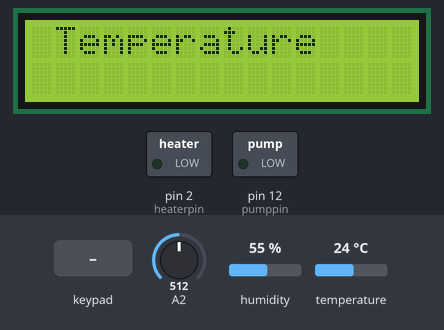
A sketch run on a simulated Arduino Uno, built with avr-gcc and run on an emulated ATmega328P. Shown: 16×2 character LCD, switched loads named in the sketch (green lamp = pin HIGH). The test bench sets the inputs (shaded band); at power-on: A2 = 512, humidity 55 %, temperature 24 °C.

Above: at 0.9 s.
1.0 s: keypad keys 9 8 7 6 pressed 0.4 s apart
At 2.6 s:
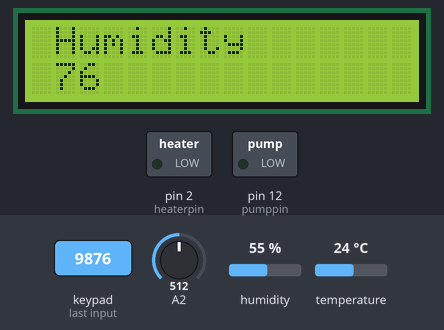
At 3.9 s:
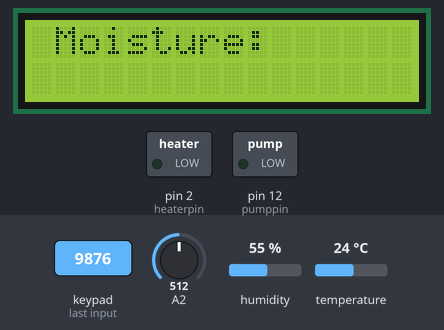
4.2 s: keypad keys 9 8 7 6 # pressed 0.4 s apart
At 7.1 s:
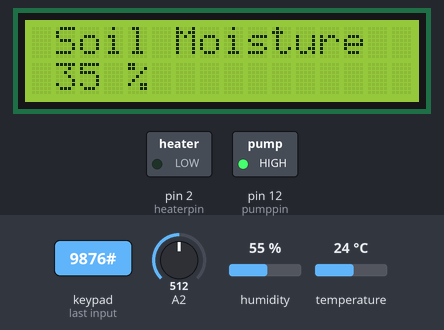
Timing chart, 0 to 10.2 s (numbered marks = the images above; inputs shaded):
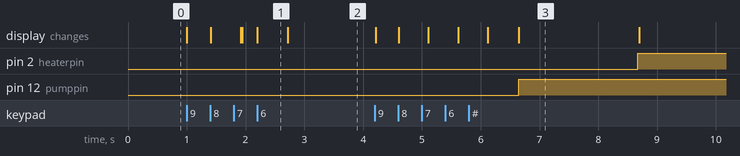

Measured:
- after the input at 1.0 s, the display: first changes at once (image 1 shows a later state)
- after the input at 4.2 s, pin 2 (heaterpin): LOW → HIGH after 4.5 s; pin 12 (pumppin): LOW → HIGH after 2.4 s; the display: first changes at once (image 3 shows a later state)
- what the display in image 1 shows lasts 0.5 s, from 2.2 s to 2.7 s

The sketch:

SMART_NURSERY.ino
```cpp
#define pumppin 12
#define heaterpin 2
#include <LiquidCrystal_I2C.h>
LiquidCrystal_I2C lcd(0x27, 16, 2);
#include <dht.h>

const int AirValue = 600;
const int WaterValue = 350;
int soilMoistureValue = 0;
int soilmoisturepercent=0;
char keypressed;
int i1,i2,i3,i4,i5,i6,moist,humid,temp;
char c1,c2,c3,c4,c5,c6;
int pos =1;
#define outPin 11
dht DHT;
#include <Keypad.h>

const int ROW_NUM = 4;
const int COLUMN_NUM = 3;

char keys[ROW_NUM][COLUMN_NUM] = {
  {'1', '2', '3'},
  {'4', '5', '6'},
  {'7', '8', '9'},
  {'*', '0', '#'}
};

byte pin_rows[ROW_NUM] = {9, 8, 7, 6};
byte pin_column[COLUMN_NUM] = {5, 4, 3};

Keypad myKeypad = Keypad( makeKeymap(keys), pin_rows, pin_column, ROW_NUM, COLUMN_NUM );
void setup() {
  pinMode(heaterpin,OUTPUT);
  pinMode(pumppin, OUTPUT);
  lcd.begin(16,2);
  lcd.init();
  lcd.backlight();
  newsettings();
}

void loop() {
  while(keypressed == NO_KEY){
  keypressed = myKeypad.getKey();
  lcd.clear();
  soil();
  dhtsensor();
  delay(100);

}
if (keypressed == '*') {
  newsettings();
  }
}

void soil(){
soilMoistureValue = analogRead(A2);
Serial.println(soilMoistureValue);
soilmoisturepercent = map(soilMoistureValue, AirValue, WaterValue, 0, 100);
if(soilmoisturepercent >= 100)
{
  Serial.println("100 %");
  lcd.setCursor(1, 0);
  lcd.print("Soil Moisture");
  lcd.setCursor(1, 1);
  lcd.print("100 %");
  delay(2000);
  lcd.clear();
}
else if(soilmoisturepercent <=0)
{
  Serial.println("0 %");
  lcd.setCursor(1, 0);
  lcd.print("Soil Moisture");
  lcd.setCursor(1, 1);
  lcd.print("0 %");
  delay(2000);
  lcd.clear();
}
else if(soilmoisturepercent >0 && soilmoisturepercent < 100)
{
  Serial.print(soilmoisturepercent);
  Serial.println("%");
  lcd.setCursor(1, 0);
  lcd.print("Soil Moisture");
  lcd.setCursor(1, 1);
  lcd.print(soilmoisturepercent);
  lcd.print(" %");
  if (soilmoisturepercent < moist){
    digitalWrite(pumppin,1);

  }
  else{
    digitalWrite(pumppin,0);
  }
  delay(2000);
  lcd.clear();
}
}
void dhtsensor(){
  int readData = DHT.read11(outPin);

  int t = DHT.temperature;
  int h = DHT.humidity;
  if (t < temp){
    digitalWrite(heaterpin,1);
  }
  else{
    digitalWrite(heaterpin,0);
  }
  lcd.setCursor(1,0);
  lcd.print("Temp.: ");
  lcd.print(t);
  lcd.print((char)223); //shows degrees character
  lcd.print("C");

  lcd.setCursor(1,1);
  lcd.print("Humi.: ");
  lcd.print(h);
  lcd.print("%");

  delay(2000);
  lcd.clear();
}

void pump(){
  digitalWrite(pump,1);
  delay(1000);
  digitalWrite(pump,0);
}
void heater(){
  digitalWrite(heater,1);
  delay(1000);
  digitalWrite(heater,0);
}

void newsettings(){

  lcd.setCursor(1,0);
  lcd.print("Temperature");
             char keypressed2 = myKeypad.waitForKey();
                    if (keypressed2 != NO_KEY && keypressed2 !='*' && keypressed2 !='#' )
                      {
                       c1 = keypressed2;
                       lcd.setCursor(1, 1);
                       lcd.print(c1);
                       }
                 char      keypressed3 = myKeypad.waitForKey();
                    if (keypressed3 != NO_KEY && keypressed3 !='*' && keypressed3 !='#' )
                      {
                       c2 = keypressed3;
                       lcd.setCursor(2, 1);
                       lcd.print(c2);
                       }
                  i1=(c1-48)*10;
                  i2=c2-48;
                  temp = i1 +i2;
                  delay(500);
                  lcd.clear();
                  lcd.setCursor(1,0);
             lcd.print("Humidity");
             char keypressed4 = myKeypad.waitForKey();
                    if (keypressed4 != NO_KEY && keypressed4 !='*' && keypressed4 !='#' )
                      {
                       c3 = keypressed4;
                       lcd.setCursor(1, 1);
                       lcd.print(c3);
                       }
                 char      keypressed5 = myKeypad.waitForKey();
                    if (keypressed5 != NO_KEY && keypressed5 !='*' && keypressed5 !='#'  )
                      {
                       c4 = keypressed5;
                       lcd.setCursor(2, 1);
                       lcd.print(c4);
                       }
                  i3=(c3-48)*10;
                  i4=c4-48;
                  humid = i3 +i4;

                  delay(500);
                  lcd.clear();
                  lcd.setCursor(1,0);
                  lcd.print("Moisture:");
                  char keypressed6 = myKeypad.waitForKey();
                    if (keypressed6 != NO_KEY && keypressed6 !='*' && keypressed6 !='#' )
                      {
                       c5 = keypressed6;
                       lcd.setCursor(1, 1);
                       lcd.print(c5);
                       }
                 char      keypressed7 = myKeypad.waitForKey();
                    if (keypressed7 != NO_KEY && keypressed7 !='*' && keypressed7 !='#'  )
                      {
                       c6 = keypressed7;
                       lcd.setCursor(2, 1);
                       lcd.print(c6);
                       }
                  i5=(c5-48)*10;
                  i6=c6-48;
                  moist = i5 +i6;
                  delay(500);
                  lcd.clear();
                  lcd.setCursor(1, 0);
                  lcd.print(temp);
                   delay(500);
                   lcd.clear();
                  lcd.setCursor(1, 0);
                  lcd.print(humid);
                   delay(500);
                   lcd.clear();
                  lcd.setCursor(1, 0);
                  lcd.print(moist);
                   delay(500);
                   lcd.clear();
                   keypressed=NO_KEY;
  }
```
